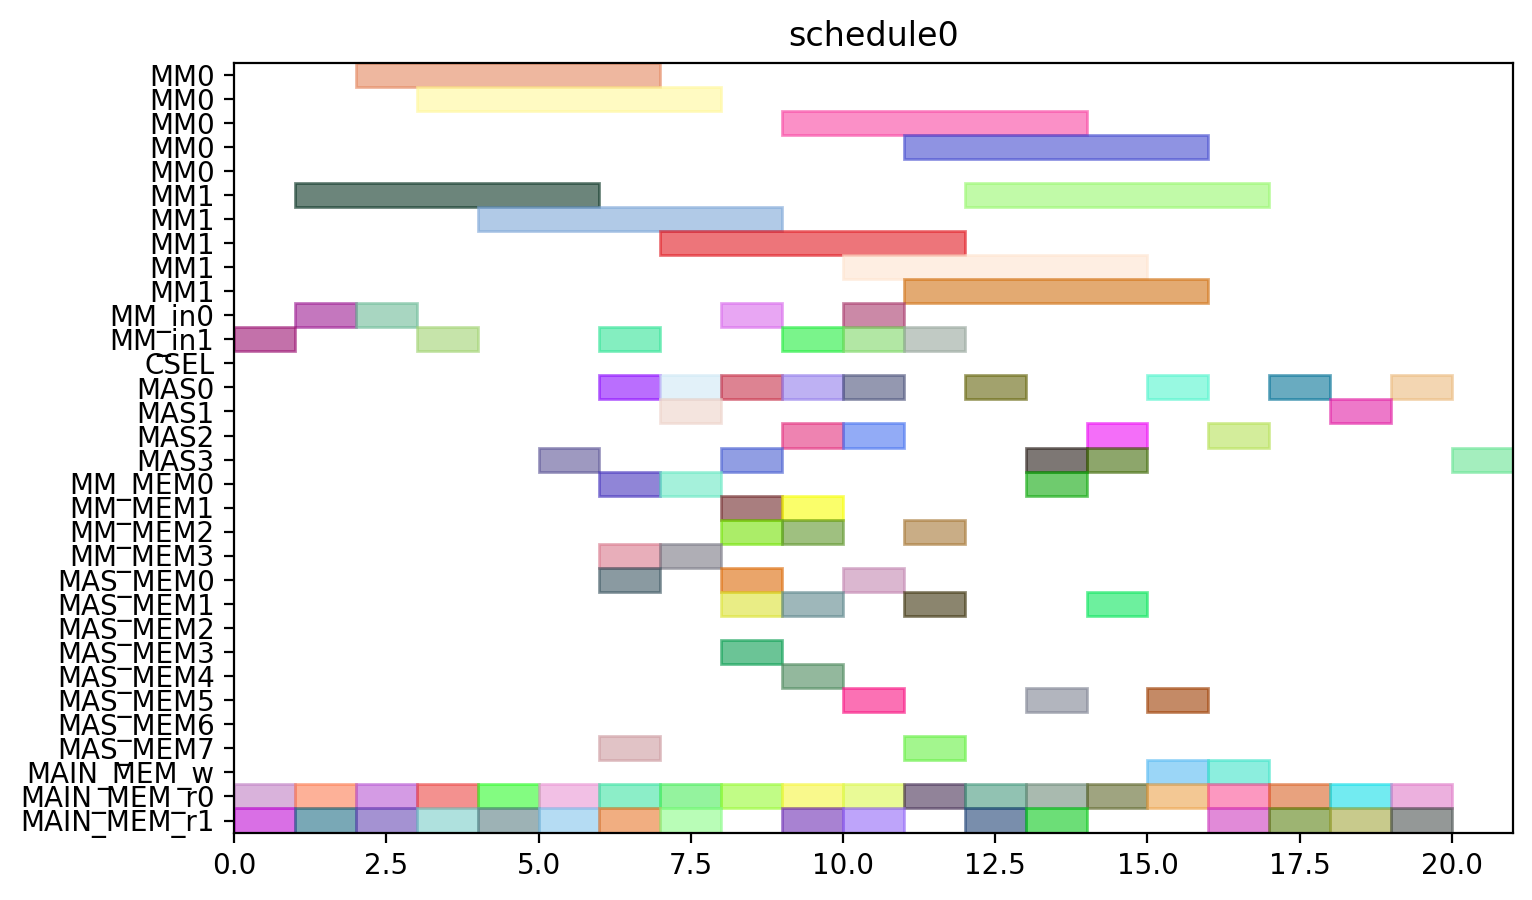

This figure's Python source:
from pyschedule import Scenario, solvers, plotters, alt


def solve():
	horizon = 120
	S = Scenario("schedule0", horizon=horizon)

	# resource
	MM = S.Resources('MM', num=2, size=5)
	MM_in = S.Resources('MM_in', num=2)
	CSEL = S.Resource('CSEL')
	MAS = S.Resources('MAS', num=4, size=1, periods=range(1, horizon))
	MM_MEM = S.Resources('MM_MEM', num=4)
	MAS_MEM = S.Resources('MAS_MEM', num=8)
	MAIN_MEM_w = S.Resource('MAIN_MEM_w', size=1)
	MAIN_MEM_r = S.Resources('MAIN_MEM_r', num=2)

	# result of previous scheduling

	# new tasks
	t0_t0 = S.Task('t0_t0', length=5, delay_cost=1)
	t0_t0 += alt(MM)
	t0_t0_in = S.Task('t0_t0_in', length=1, delay_cost=1)
	t0_t0_in += alt(MM_in)
	S += t0_t0_in*MM_in[0]<=t0_t0*MM[0]
	S += t0_t0_in*MM_in[1]<=t0_t0*MM[1]
	t0_t0_mem0 = S.Task('t0_t0_mem0', length=1, delay_cost=1)
	t0_t0_mem0 += MAIN_MEM_r[0]
	S += t0_t0_mem0 <= t0_t0

	t0_t0_mem1 = S.Task('t0_t0_mem1', length=1, delay_cost=1)
	t0_t0_mem1 += MAIN_MEM_r[1]
	S += t0_t0_mem1 <= t0_t0

	t0_t1 = S.Task('t0_t1', length=5, delay_cost=1)
	t0_t1 += alt(MM)
	t0_t1_in = S.Task('t0_t1_in', length=1, delay_cost=1)
	t0_t1_in += alt(MM_in)
	S += t0_t1_in*MM_in[0]<=t0_t1*MM[0]
	S += t0_t1_in*MM_in[1]<=t0_t1*MM[1]
	t0_t1_mem0 = S.Task('t0_t1_mem0', length=1, delay_cost=1)
	t0_t1_mem0 += MAIN_MEM_r[0]
	S += t0_t1_mem0 <= t0_t1

	t0_t1_mem1 = S.Task('t0_t1_mem1', length=1, delay_cost=1)
	t0_t1_mem1 += MAIN_MEM_r[1]
	S += t0_t1_mem1 <= t0_t1

	t0_t2 = S.Task('t0_t2', length=1, delay_cost=1)
	t0_t2 += alt(MAS)
	t0_t2_mem0 = S.Task('t0_t2_mem0', length=1, delay_cost=1)
	t0_t2_mem0 += MAIN_MEM_r[0]
	S += t0_t2_mem0 <= t0_t2

	t0_t2_mem1 = S.Task('t0_t2_mem1', length=1, delay_cost=1)
	t0_t2_mem1 += MAIN_MEM_r[1]
	S += t0_t2_mem1 <= t0_t2

	t0_t3 = S.Task('t0_t3', length=1, delay_cost=1)
	t0_t3 += alt(MAS)
	t0_t3_mem0 = S.Task('t0_t3_mem0', length=1, delay_cost=1)
	t0_t3_mem0 += MAIN_MEM_r[0]
	S += t0_t3_mem0 <= t0_t3

	t0_t3_mem1 = S.Task('t0_t3_mem1', length=1, delay_cost=1)
	t0_t3_mem1 += MAIN_MEM_r[1]
	S += t0_t3_mem1 <= t0_t3

	t2_t0 = S.Task('t2_t0', length=5, delay_cost=1)
	t2_t0 += alt(MM)
	t2_t0_in = S.Task('t2_t0_in', length=1, delay_cost=1)
	t2_t0_in += alt(MM_in)
	S += t2_t0_in*MM_in[0]<=t2_t0*MM[0]
	S += t2_t0_in*MM_in[1]<=t2_t0*MM[1]
	t2_t0_mem0 = S.Task('t2_t0_mem0', length=1, delay_cost=1)
	t2_t0_mem0 += MAIN_MEM_r[0]
	S += t2_t0_mem0 <= t2_t0

	t2_t0_mem1 = S.Task('t2_t0_mem1', length=1, delay_cost=1)
	t2_t0_mem1 += MAIN_MEM_r[1]
	S += t2_t0_mem1 <= t2_t0

	t2_t1 = S.Task('t2_t1', length=5, delay_cost=1)
	t2_t1 += alt(MM)
	t2_t1_in = S.Task('t2_t1_in', length=1, delay_cost=1)
	t2_t1_in += alt(MM_in)
	S += t2_t1_in*MM_in[0]<=t2_t1*MM[0]
	S += t2_t1_in*MM_in[1]<=t2_t1*MM[1]
	t2_t1_mem0 = S.Task('t2_t1_mem0', length=1, delay_cost=1)
	t2_t1_mem0 += MAIN_MEM_r[0]
	S += t2_t1_mem0 <= t2_t1

	t2_t1_mem1 = S.Task('t2_t1_mem1', length=1, delay_cost=1)
	t2_t1_mem1 += MAIN_MEM_r[1]
	S += t2_t1_mem1 <= t2_t1

	t2_t2 = S.Task('t2_t2', length=1, delay_cost=1)
	t2_t2 += alt(MAS)
	t2_t2_mem0 = S.Task('t2_t2_mem0', length=1, delay_cost=1)
	t2_t2_mem0 += MAIN_MEM_r[0]
	S += t2_t2_mem0 <= t2_t2

	t2_t2_mem1 = S.Task('t2_t2_mem1', length=1, delay_cost=1)
	t2_t2_mem1 += MAIN_MEM_r[1]
	S += t2_t2_mem1 <= t2_t2

	t2_t3 = S.Task('t2_t3', length=1, delay_cost=1)
	t2_t3 += alt(MAS)
	t2_t3_mem0 = S.Task('t2_t3_mem0', length=1, delay_cost=1)
	t2_t3_mem0 += MAIN_MEM_r[0]
	S += t2_t3_mem0 <= t2_t3

	t2_t3_mem1 = S.Task('t2_t3_mem1', length=1, delay_cost=1)
	t2_t3_mem1 += MAIN_MEM_r[1]
	S += t2_t3_mem1 <= t2_t3

	t7_t2 = S.Task('t7_t2', length=1, delay_cost=1)
	t7_t2 += alt(MAS)
	t7_t2_mem0 = S.Task('t7_t2_mem0', length=1, delay_cost=1)
	t7_t2_mem0 += MAIN_MEM_r[0]
	S += t7_t2_mem0 <= t7_t2

	t7_t2_mem1 = S.Task('t7_t2_mem1', length=1, delay_cost=1)
	t7_t2_mem1 += MAIN_MEM_r[1]
	S += t7_t2_mem1 <= t7_t2

	t9_t2 = S.Task('t9_t2', length=1, delay_cost=1)
	t9_t2 += alt(MAS)
	t9_t2_mem0 = S.Task('t9_t2_mem0', length=1, delay_cost=1)
	t9_t2_mem0 += MAIN_MEM_r[0]
	S += t9_t2_mem0 <= t9_t2

	t9_t2_mem1 = S.Task('t9_t2_mem1', length=1, delay_cost=1)
	t9_t2_mem1 += MAIN_MEM_r[1]
	S += t9_t2_mem1 <= t9_t2

	t14_t2 = S.Task('t14_t2', length=1, delay_cost=1)
	t14_t2 += alt(MAS)
	t14_t2_mem0 = S.Task('t14_t2_mem0', length=1, delay_cost=1)
	t14_t2_mem0 += MAIN_MEM_r[0]
	S += t14_t2_mem0 <= t14_t2

	t14_t2_mem1 = S.Task('t14_t2_mem1', length=1, delay_cost=1)
	t14_t2_mem1 += MAIN_MEM_r[1]
	S += t14_t2_mem1 <= t14_t2

	new_TZ_t2 = S.Task('new_TZ_t2', length=1, delay_cost=1)
	new_TZ_t2 += alt(MAS)
	new_TZ_t2_mem0 = S.Task('new_TZ_t2_mem0', length=1, delay_cost=1)
	new_TZ_t2_mem0 += MAIN_MEM_r[0]
	S += new_TZ_t2_mem0 <= new_TZ_t2

	new_TZ_t2_mem1 = S.Task('new_TZ_t2_mem1', length=1, delay_cost=1)
	new_TZ_t2_mem1 += MAIN_MEM_r[1]
	S += new_TZ_t2_mem1 <= new_TZ_t2

	t16_t2 = S.Task('t16_t2', length=1, delay_cost=1)
	t16_t2 += alt(MAS)
	t16_t2_mem0 = S.Task('t16_t2_mem0', length=1, delay_cost=1)
	t16_t2_mem0 += MAIN_MEM_r[0]
	S += t16_t2_mem0 <= t16_t2

	t16_t2_mem1 = S.Task('t16_t2_mem1', length=1, delay_cost=1)
	t16_t2_mem1 += MAIN_MEM_r[1]
	S += t16_t2_mem1 <= t16_t2

	t17_t2 = S.Task('t17_t2', length=1, delay_cost=1)
	t17_t2 += alt(MAS)
	t17_t2_mem0 = S.Task('t17_t2_mem0', length=1, delay_cost=1)
	t17_t2_mem0 += MAIN_MEM_r[0]
	S += t17_t2_mem0 <= t17_t2

	t17_t2_mem1 = S.Task('t17_t2_mem1', length=1, delay_cost=1)
	t17_t2_mem1 += MAIN_MEM_r[1]
	S += t17_t2_mem1 <= t17_t2

	t0_t4 = S.Task('t0_t4', length=5, delay_cost=1)
	t0_t4 += alt(MM)
	t0_t4_in = S.Task('t0_t4_in', length=1, delay_cost=1)
	t0_t4_in += alt(MM_in)
	S += t0_t4_in*MM_in[0]<=t0_t4*MM[0]
	S += t0_t4_in*MM_in[1]<=t0_t4*MM[1]
	t0_t4_mem0 = S.Task('t0_t4_mem0', length=1, delay_cost=1)
	t0_t4_mem0 += alt(MAS_MEM)
	S += (t0_t2*MAS[0])-1 < t0_t4_mem0*MAS_MEM[0]
	S += (t0_t2*MAS[1])-1 < t0_t4_mem0*MAS_MEM[2]
	S += (t0_t2*MAS[2])-1 < t0_t4_mem0*MAS_MEM[4]
	S += (t0_t2*MAS[3])-1 < t0_t4_mem0*MAS_MEM[6]
	S += t0_t4_mem0 <= t0_t4

	t0_t4_mem1 = S.Task('t0_t4_mem1', length=1, delay_cost=1)
	t0_t4_mem1 += alt(MAS_MEM)
	S += (t0_t3*MAS[0])-1 < t0_t4_mem1*MAS_MEM[1]
	S += (t0_t3*MAS[1])-1 < t0_t4_mem1*MAS_MEM[3]
	S += (t0_t3*MAS[2])-1 < t0_t4_mem1*MAS_MEM[5]
	S += (t0_t3*MAS[3])-1 < t0_t4_mem1*MAS_MEM[7]
	S += t0_t4_mem1 <= t0_t4

	t00 = S.Task('t00', length=1, delay_cost=1)
	t00 += alt(MAS)
	t00_mem0 = S.Task('t00_mem0', length=1, delay_cost=1)
	t00_mem0 += alt(MM_MEM)
	S += (t0_t0*MM[0])-1 < t00_mem0*MM_MEM[0]
	S += (t0_t0*MM[1])-1 < t00_mem0*MM_MEM[2]
	S += t00_mem0 <= t00

	t00_mem1 = S.Task('t00_mem1', length=1, delay_cost=1)
	t00_mem1 += alt(MM_MEM)
	S += (t0_t1*MM[0])-1 < t00_mem1*MM_MEM[1]
	S += (t0_t1*MM[1])-1 < t00_mem1*MM_MEM[3]
	S += t00_mem1 <= t00

	t0_t5 = S.Task('t0_t5', length=1, delay_cost=1)
	t0_t5 += alt(MAS)
	t0_t5_mem0 = S.Task('t0_t5_mem0', length=1, delay_cost=1)
	t0_t5_mem0 += alt(MM_MEM)
	S += (t0_t0*MM[0])-1 < t0_t5_mem0*MM_MEM[0]
	S += (t0_t0*MM[1])-1 < t0_t5_mem0*MM_MEM[2]
	S += t0_t5_mem0 <= t0_t5

	t0_t5_mem1 = S.Task('t0_t5_mem1', length=1, delay_cost=1)
	t0_t5_mem1 += alt(MM_MEM)
	S += (t0_t1*MM[0])-1 < t0_t5_mem1*MM_MEM[1]
	S += (t0_t1*MM[1])-1 < t0_t5_mem1*MM_MEM[3]
	S += t0_t5_mem1 <= t0_t5

	t2_t4 = S.Task('t2_t4', length=5, delay_cost=1)
	t2_t4 += alt(MM)
	t2_t4_in = S.Task('t2_t4_in', length=1, delay_cost=1)
	t2_t4_in += alt(MM_in)
	S += t2_t4_in*MM_in[0]<=t2_t4*MM[0]
	S += t2_t4_in*MM_in[1]<=t2_t4*MM[1]
	t2_t4_mem0 = S.Task('t2_t4_mem0', length=1, delay_cost=1)
	t2_t4_mem0 += alt(MAS_MEM)
	S += (t2_t2*MAS[0])-1 < t2_t4_mem0*MAS_MEM[0]
	S += (t2_t2*MAS[1])-1 < t2_t4_mem0*MAS_MEM[2]
	S += (t2_t2*MAS[2])-1 < t2_t4_mem0*MAS_MEM[4]
	S += (t2_t2*MAS[3])-1 < t2_t4_mem0*MAS_MEM[6]
	S += t2_t4_mem0 <= t2_t4

	t2_t4_mem1 = S.Task('t2_t4_mem1', length=1, delay_cost=1)
	t2_t4_mem1 += alt(MAS_MEM)
	S += (t2_t3*MAS[0])-1 < t2_t4_mem1*MAS_MEM[1]
	S += (t2_t3*MAS[1])-1 < t2_t4_mem1*MAS_MEM[3]
	S += (t2_t3*MAS[2])-1 < t2_t4_mem1*MAS_MEM[5]
	S += (t2_t3*MAS[3])-1 < t2_t4_mem1*MAS_MEM[7]
	S += t2_t4_mem1 <= t2_t4

	t20 = S.Task('t20', length=1, delay_cost=1)
	t20 += alt(MAS)
	t20_mem0 = S.Task('t20_mem0', length=1, delay_cost=1)
	t20_mem0 += alt(MM_MEM)
	S += (t2_t0*MM[0])-1 < t20_mem0*MM_MEM[0]
	S += (t2_t0*MM[1])-1 < t20_mem0*MM_MEM[2]
	S += t20_mem0 <= t20

	t20_mem1 = S.Task('t20_mem1', length=1, delay_cost=1)
	t20_mem1 += alt(MM_MEM)
	S += (t2_t1*MM[0])-1 < t20_mem1*MM_MEM[1]
	S += (t2_t1*MM[1])-1 < t20_mem1*MM_MEM[3]
	S += t20_mem1 <= t20

	t2_t5 = S.Task('t2_t5', length=1, delay_cost=1)
	t2_t5 += alt(MAS)
	t2_t5_mem0 = S.Task('t2_t5_mem0', length=1, delay_cost=1)
	t2_t5_mem0 += alt(MM_MEM)
	S += (t2_t0*MM[0])-1 < t2_t5_mem0*MM_MEM[0]
	S += (t2_t0*MM[1])-1 < t2_t5_mem0*MM_MEM[2]
	S += t2_t5_mem0 <= t2_t5

	t2_t5_mem1 = S.Task('t2_t5_mem1', length=1, delay_cost=1)
	t2_t5_mem1 += alt(MM_MEM)
	S += (t2_t1*MM[0])-1 < t2_t5_mem1*MM_MEM[1]
	S += (t2_t1*MM[1])-1 < t2_t5_mem1*MM_MEM[3]
	S += t2_t5_mem1 <= t2_t5

	t01 = S.Task('t01', length=1, delay_cost=1)
	t01 += alt(MAS)
	t01_mem0 = S.Task('t01_mem0', length=1, delay_cost=1)
	t01_mem0 += alt(MM_MEM)
	S += (t0_t4*MM[0])-1 < t01_mem0*MM_MEM[0]
	S += (t0_t4*MM[1])-1 < t01_mem0*MM_MEM[2]
	S += t01_mem0 <= t01

	t01_mem1 = S.Task('t01_mem1', length=1, delay_cost=1)
	t01_mem1 += alt(MAS_MEM)
	S += (t0_t5*MAS[0])-1 < t01_mem1*MAS_MEM[1]
	S += (t0_t5*MAS[1])-1 < t01_mem1*MAS_MEM[3]
	S += (t0_t5*MAS[2])-1 < t01_mem1*MAS_MEM[5]
	S += (t0_t5*MAS[3])-1 < t01_mem1*MAS_MEM[7]
	S += t01_mem1 <= t01

	t10 = S.Task('t10', length=1, delay_cost=1)
	t10 += alt(MAS)
	t10_mem0 = S.Task('t10_mem0', length=1, delay_cost=1)
	t10_mem0 += MAIN_MEM_r[0]
	S += t10_mem0 <= t10

	t10_mem1 = S.Task('t10_mem1', length=1, delay_cost=1)
	t10_mem1 += alt(MAS_MEM)
	S += (t00*MAS[0])-1 < t10_mem1*MAS_MEM[1]
	S += (t00*MAS[1])-1 < t10_mem1*MAS_MEM[3]
	S += (t00*MAS[2])-1 < t10_mem1*MAS_MEM[5]
	S += (t00*MAS[3])-1 < t10_mem1*MAS_MEM[7]
	S += t10_mem1 <= t10

	t21 = S.Task('t21', length=1, delay_cost=1)
	t21 += alt(MAS)
	t21_mem0 = S.Task('t21_mem0', length=1, delay_cost=1)
	t21_mem0 += alt(MM_MEM)
	S += (t2_t4*MM[0])-1 < t21_mem0*MM_MEM[0]
	S += (t2_t4*MM[1])-1 < t21_mem0*MM_MEM[2]
	S += t21_mem0 <= t21

	t21_mem1 = S.Task('t21_mem1', length=1, delay_cost=1)
	t21_mem1 += alt(MAS_MEM)
	S += (t2_t5*MAS[0])-1 < t21_mem1*MAS_MEM[1]
	S += (t2_t5*MAS[1])-1 < t21_mem1*MAS_MEM[3]
	S += (t2_t5*MAS[2])-1 < t21_mem1*MAS_MEM[5]
	S += (t2_t5*MAS[3])-1 < t21_mem1*MAS_MEM[7]
	S += t21_mem1 <= t21

	t30 = S.Task('t30', length=1, delay_cost=1)
	t30 += alt(MAS)
	t30_mem0 = S.Task('t30_mem0', length=1, delay_cost=1)
	t30_mem0 += MAIN_MEM_r[0]
	S += t30_mem0 <= t30

	t30_mem1 = S.Task('t30_mem1', length=1, delay_cost=1)
	t30_mem1 += alt(MAS_MEM)
	S += (t20*MAS[0])-1 < t30_mem1*MAS_MEM[1]
	S += (t20*MAS[1])-1 < t30_mem1*MAS_MEM[3]
	S += (t20*MAS[2])-1 < t30_mem1*MAS_MEM[5]
	S += (t20*MAS[3])-1 < t30_mem1*MAS_MEM[7]
	S += t30_mem1 <= t30

	t11 = S.Task('t11', length=1, delay_cost=1)
	t11 += alt(MAS)
	t11_mem0 = S.Task('t11_mem0', length=1, delay_cost=1)
	t11_mem0 += MAIN_MEM_r[0]
	S += t11_mem0 <= t11

	t11_mem1 = S.Task('t11_mem1', length=1, delay_cost=1)
	t11_mem1 += alt(MAS_MEM)
	S += (t01*MAS[0])-1 < t11_mem1*MAS_MEM[1]
	S += (t01*MAS[1])-1 < t11_mem1*MAS_MEM[3]
	S += (t01*MAS[2])-1 < t11_mem1*MAS_MEM[5]
	S += (t01*MAS[3])-1 < t11_mem1*MAS_MEM[7]
	S += t11_mem1 <= t11

	t31 = S.Task('t31', length=1, delay_cost=1)
	t31 += alt(MAS)
	t31_mem0 = S.Task('t31_mem0', length=1, delay_cost=1)
	t31_mem0 += MAIN_MEM_r[0]
	S += t31_mem0 <= t31

	t31_mem1 = S.Task('t31_mem1', length=1, delay_cost=1)
	t31_mem1 += alt(MAS_MEM)
	S += (t21*MAS[0])-1 < t31_mem1*MAS_MEM[1]
	S += (t21*MAS[1])-1 < t31_mem1*MAS_MEM[3]
	S += (t21*MAS[2])-1 < t31_mem1*MAS_MEM[5]
	S += (t21*MAS[3])-1 < t31_mem1*MAS_MEM[7]
	S += t31_mem1 <= t31

	c010 = S.Task('c010', length=5, delay_cost=1)
	c010 += alt(MM)
	c010_in = S.Task('c010_in', length=1, delay_cost=1)
	c010_in += alt(MM_in)
	S += c010_in*MM_in[0]<=c010*MM[0]
	S += c010_in*MM_in[1]<=c010*MM[1]
	S += 0<c010

	c010_w = S.Task('c010_w', length=1, delay_cost=1)
	c010_w += alt(MAIN_MEM_w)
	S += c010 <= c010_w

	c010_mem0 = S.Task('c010_mem0', length=1, delay_cost=1)
	c010_mem0 += alt(MAS_MEM)
	S += (t30*MAS[0])-1 < c010_mem0*MAS_MEM[0]
	S += (t30*MAS[1])-1 < c010_mem0*MAS_MEM[2]
	S += (t30*MAS[2])-1 < c010_mem0*MAS_MEM[4]
	S += (t30*MAS[3])-1 < c010_mem0*MAS_MEM[6]
	S += c010_mem0 <= c010

	c010_mem1 = S.Task('c010_mem1', length=1, delay_cost=1)
	c010_mem1 += MAIN_MEM_r[1]
	S += c010_mem1 <= c010

	c200 = S.Task('c200', length=5, delay_cost=1)
	c200 += alt(MM)
	c200_in = S.Task('c200_in', length=1, delay_cost=1)
	c200_in += alt(MM_in)
	S += c200_in*MM_in[0]<=c200*MM[0]
	S += c200_in*MM_in[1]<=c200*MM[1]
	S += 0<c200

	c200_w = S.Task('c200_w', length=1, delay_cost=1)
	c200_w += alt(MAIN_MEM_w)
	S += c200 <= c200_w

	c200_mem0 = S.Task('c200_mem0', length=1, delay_cost=1)
	c200_mem0 += alt(MAS_MEM)
	S += (t10*MAS[0])-1 < c200_mem0*MAS_MEM[0]
	S += (t10*MAS[1])-1 < c200_mem0*MAS_MEM[2]
	S += (t10*MAS[2])-1 < c200_mem0*MAS_MEM[4]
	S += (t10*MAS[3])-1 < c200_mem0*MAS_MEM[6]
	S += c200_mem0 <= c200

	c200_mem1 = S.Task('c200_mem1', length=1, delay_cost=1)
	c200_mem1 += MAIN_MEM_r[1]
	S += c200_mem1 <= c200

	t16_t0 = S.Task('t16_t0', length=5, delay_cost=1)
	t16_t0 += alt(MM)
	t16_t0_in = S.Task('t16_t0_in', length=1, delay_cost=1)
	t16_t0_in += alt(MM_in)
	S += t16_t0_in*MM_in[0]<=t16_t0*MM[0]
	S += t16_t0_in*MM_in[1]<=t16_t0*MM[1]
	t16_t0_mem0 = S.Task('t16_t0_mem0', length=1, delay_cost=1)
	t16_t0_mem0 += MAIN_MEM_r[0]
	S += t16_t0_mem0 <= t16_t0

	t16_t0_mem1 = S.Task('t16_t0_mem1', length=1, delay_cost=1)
	t16_t0_mem1 += alt(MAS_MEM)
	S += (t30*MAS[0])-1 < t16_t0_mem1*MAS_MEM[1]
	S += (t30*MAS[1])-1 < t16_t0_mem1*MAS_MEM[3]
	S += (t30*MAS[2])-1 < t16_t0_mem1*MAS_MEM[5]
	S += (t30*MAS[3])-1 < t16_t0_mem1*MAS_MEM[7]
	S += t16_t0_mem1 <= t16_t0

	t17_t0 = S.Task('t17_t0', length=5, delay_cost=1)
	t17_t0 += alt(MM)
	t17_t0_in = S.Task('t17_t0_in', length=1, delay_cost=1)
	t17_t0_in += alt(MM_in)
	S += t17_t0_in*MM_in[0]<=t17_t0*MM[0]
	S += t17_t0_in*MM_in[1]<=t17_t0*MM[1]
	t17_t0_mem0 = S.Task('t17_t0_mem0', length=1, delay_cost=1)
	t17_t0_mem0 += MAIN_MEM_r[0]
	S += t17_t0_mem0 <= t17_t0

	t17_t0_mem1 = S.Task('t17_t0_mem1', length=1, delay_cost=1)
	t17_t0_mem1 += alt(MAS_MEM)
	S += (t10*MAS[0])-1 < t17_t0_mem1*MAS_MEM[1]
	S += (t10*MAS[1])-1 < t17_t0_mem1*MAS_MEM[3]
	S += (t10*MAS[2])-1 < t17_t0_mem1*MAS_MEM[5]
	S += (t10*MAS[3])-1 < t17_t0_mem1*MAS_MEM[7]
	S += t17_t0_mem1 <= t17_t0

	solvers.mip.solve(S,msg=1,kind='CPLEX',ratio_gap=1.01)

	solution = [['hoge']*len(S.solution()[1]) for i in range(len(S.solution()))]
	for i in range(len(S.solution())):
		for j in range(len(S.solution()[i])):
			solution[i][j]=str(S.solution()[i][j])
	print(solution)

	cycles = int(solution[-1][3])

	pic_file_name = "/home/mfukuda/ABE/multiRAM_multiMAS_16mux/scheduling_result/stage5MM2_stage1MAS4/EP2_ADD_w_EVAL/schedule0.png"
	if(S.solution() != []):
		plotters.matplotlib.plot(S,img_filename=pic_file_name, show_task_labels=False, fig_size=(cycles*0.25+3, 5))

	return solution
